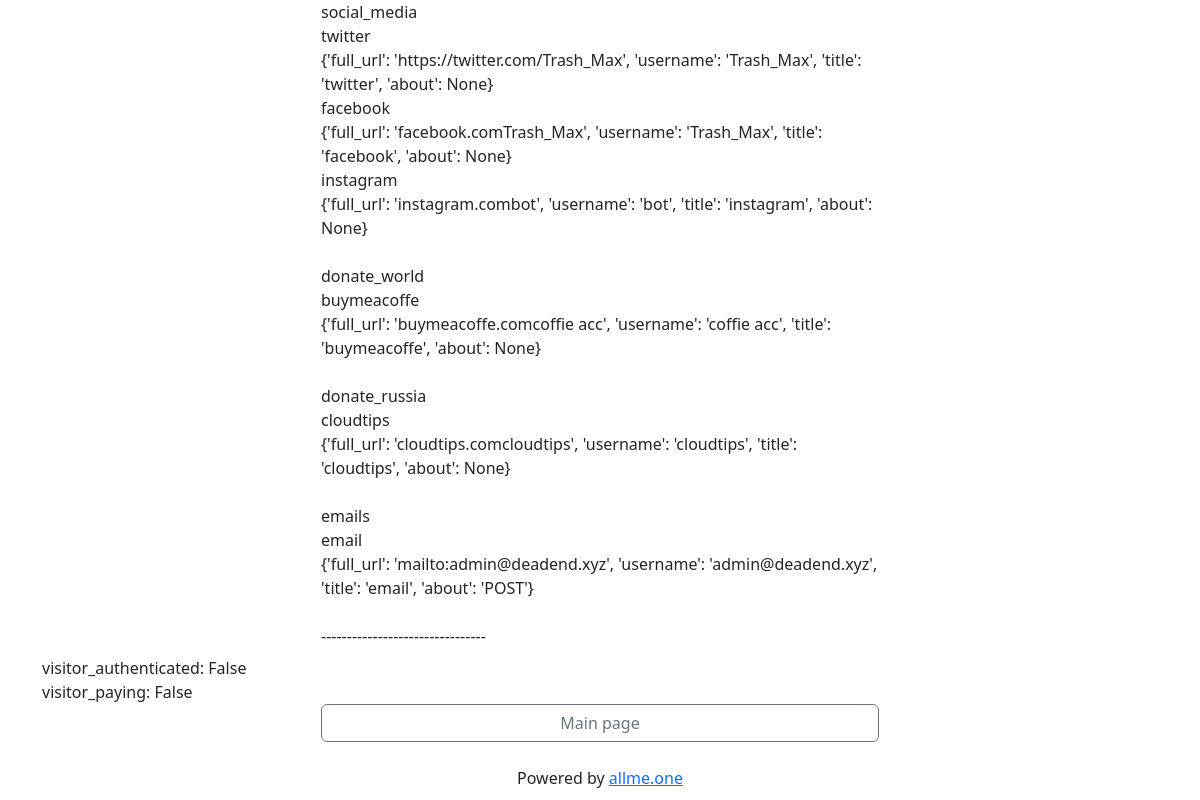
/zlrlggces/, run on an earlier commit of the app's database.
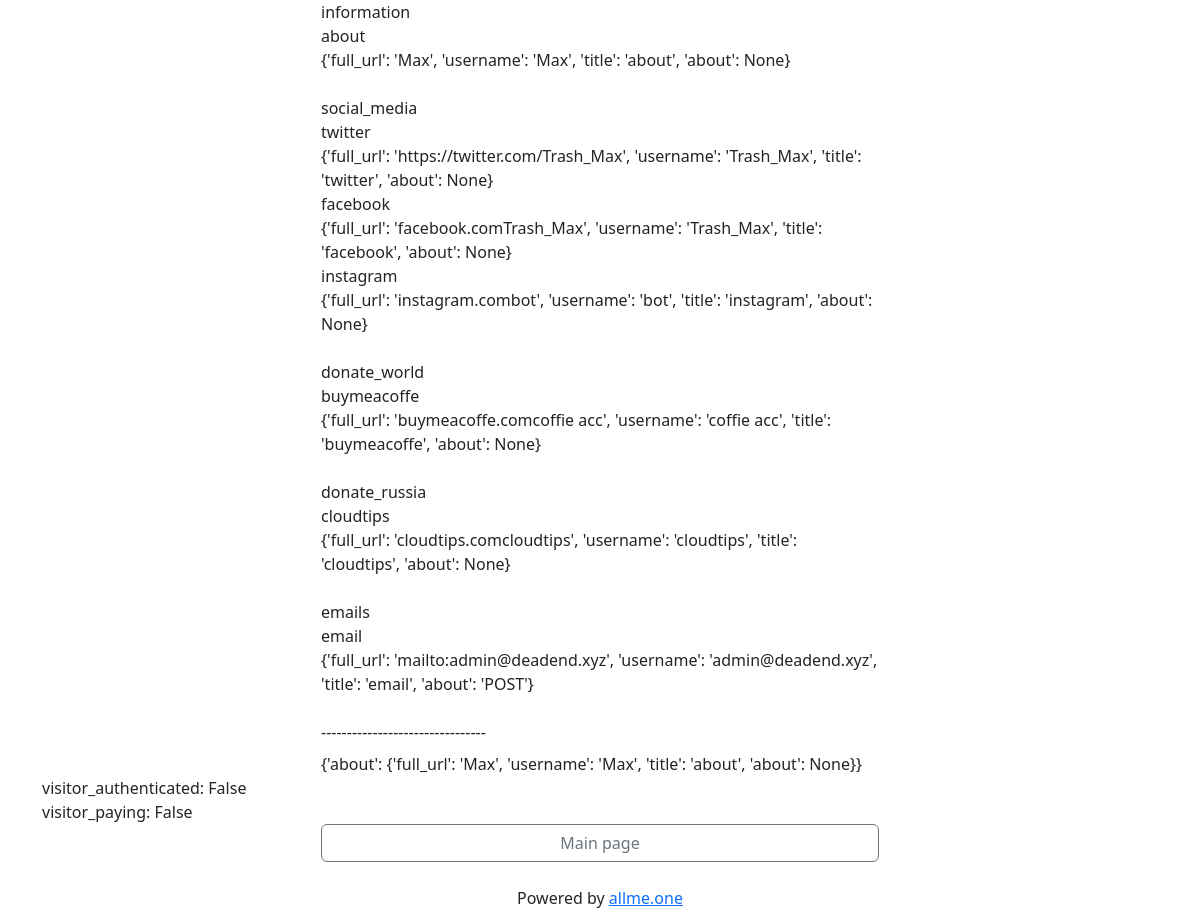
And on a later commit of the database.
### app/models/links.py (models this page shows, shortened)
class SocialNetwork():
    id = db.Column(db.Integer, primary_key=True)
    username = db.Column(db.String(160))
    about = db.Column(db.String(32))
    network_name = db.Column(db.String(16))
    description = db.Column(db.String(255))
    def get_title(self):
        return self.network_name

class Twitter(db.Model, SocialNetwork):
    links_id = db.Column(db.Integer, db.ForeignKey('links.id'))

class Facebook(db.Model, SocialNetwork):
    links_id = db.Column(db.Integer, db.ForeignKey('links.id'))

class Instagram(db.Model, SocialNetwork):
    links_id = db.Column(db.Integer, db.ForeignKey('links.id'))

class Buymeacoffe(db.Model, SocialNetwork):
    links_id = db.Column(db.Integer, db.ForeignKey('links.id'))

class Cloudtips(db.Model, SocialNetwork):
    links_id = db.Column(db.Integer, db.ForeignKey('links.id'))

class Email(db.Model, SocialNetwork):
    links_id = db.Column(db.Integer, db.ForeignKey('links.id'))

class About(db.Model, SocialNetwork):
    links_id = db.Column(db.Integer, db.ForeignKey('links.id'))

### app/main/routes.py (the view)
@bp.route('/<unique_link>/')
def short_list_of_links(unique_link):
    links_data = collect_links_data(unique_link)
    if current_user.is_authenticated:
        visitor_authenticated = True
        visitor_paying = current_user.is_paying()
    else:
        visitor_authenticated = False
        visitor_paying = False
    return render_template("links/cards/short.html",
                           links_data=links_data,
                           visitor_authenticated=visitor_authenticated,
                           visitor_paying=visitor_paying,
                           )

### app/templates/links/cards/short.html (shortened to what this page needs)
{% extends "base.html" %}
{% block content %}
<div>
<div class="d-grid gap-2 col-{{ button_size }} mx-auto">
{% for keys, data in links_data.items() %}
  {{ keys }} <br>
  {% for key, link in data.items() %}
  {{ key }} <br> {{ link }} <br>
  {% endfor %}
  <br>
{% endfor %}
--------------------------------
<div>
  {{ links_data['information'] }}
</div>
</div>
<div>
  visitor_authenticated: {{ visitor_authenticated }} <br>
  visitor_paying: {{ visitor_paying }} <br>
  {% include 'bottom_buttons.html' %}
  {% if not visitor_paying %}
    {% include 'bottom_about.html' %}
  {% endif %}
</div>
{% endblock %}

### app/templates/base.html (shortened to what this page needs)
<!DOCTYPE html>
<html lang="en">
  <head>
    <link href="https://cdn.jsdelivr.net/npm/bootstrap@5.3.0-alpha1/dist/css/bootstrap.min.css" rel="stylesheet">
    <link rel="stylesheet" href="https://cdn.jsdelivr.net/npm/@tabler/icons@latest/iconfont/tabler-icons.min.css">
  </head>
  <body>
    <main>
      {% set icon_size = "24" %}
      {% set button_size = "6" %}
      {% if centered_view %}
        <div class="container position-absolute top-50 start-50 translate-middle">
      {% else %}
        <div class="container">
      {% endif %}
        {% block content %}
        {% endblock %}
        </div>
    </main>
</body>
</html>

### app/templates/bottom_buttons.html
<div class="d-grid gap-2 col-{{ button_size }} mx-auto">
    {% if visitor_authenticated %}
    <a href="{{ url_for('main.home') }}" class="btn btn-outline-secondary">Home page</a>
    <a href="{{ url_for('auth.logout') }}" class="btn btn-outline-secondary">Logout</a>
    {% else %}
        {% if not visitor_paying %}
        <a href="{{ url_for('main.index') }}" class="btn btn-outline-secondary">Main page</a>
        {% endif %}
    {% endif %}
</div>

### app/templates/bottom_about.html
<br>
<div class="text-center">
    Powered by <a href="{{ url_for('main.index') }}">allme.one</a>
</div>

What changed in the data, as far as the page shows it:
added About: network_name "about", link "{'full_url': 'Max', 'username': 'Max', 'title': 'about', 'about': None}"
Also different on the page:
{{ links_data['information'] }}: (not shown) → "{'about': {'full_url': 'Max', 'username': 'Max', 'title': 'about', 'about': None}}"
new list line: "information"
